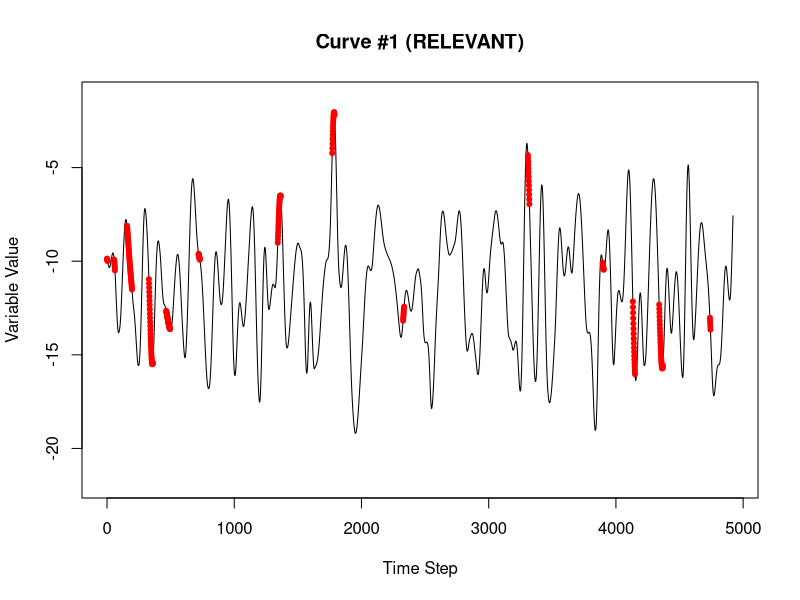
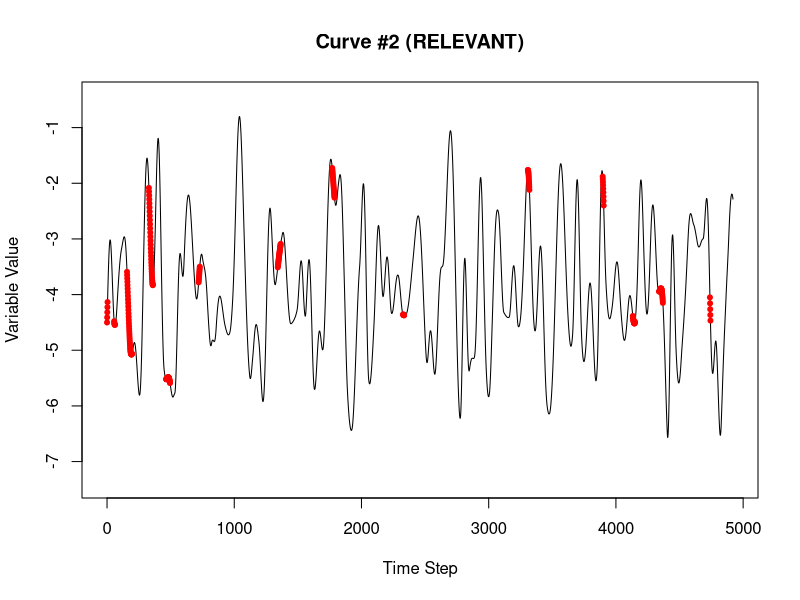
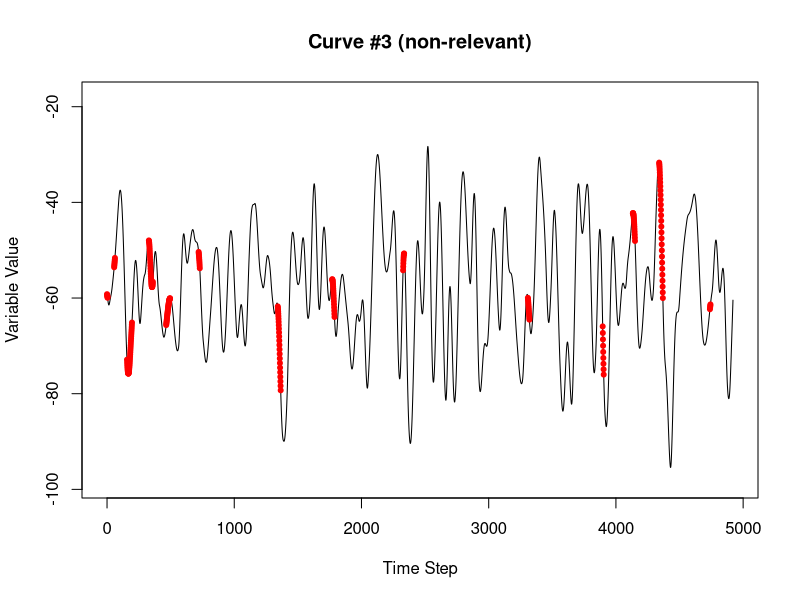
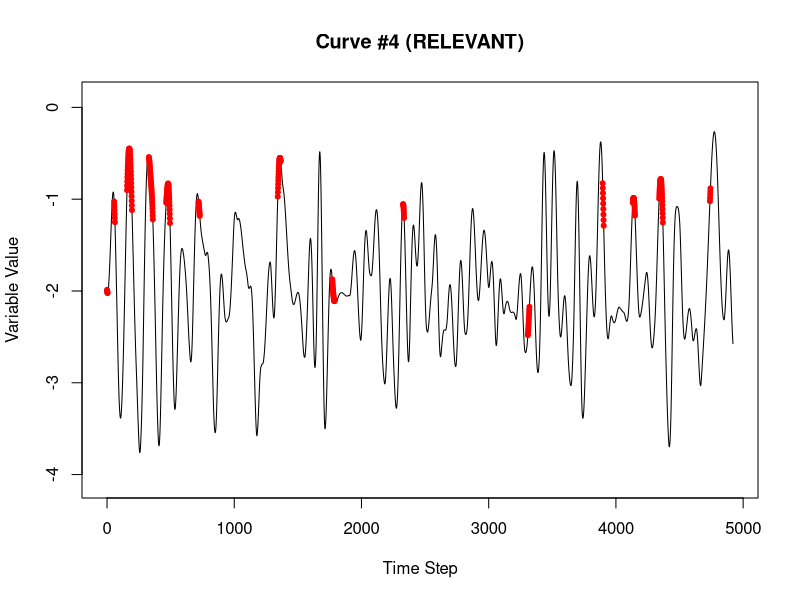
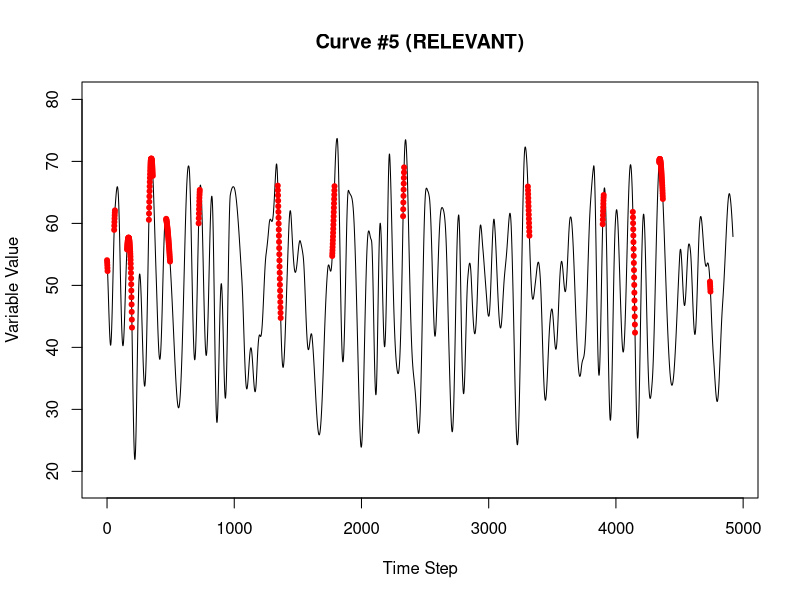
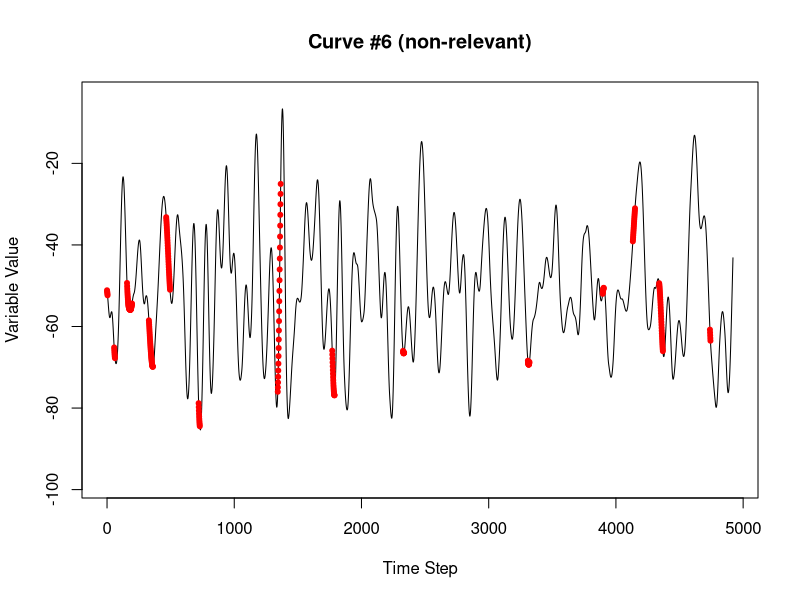
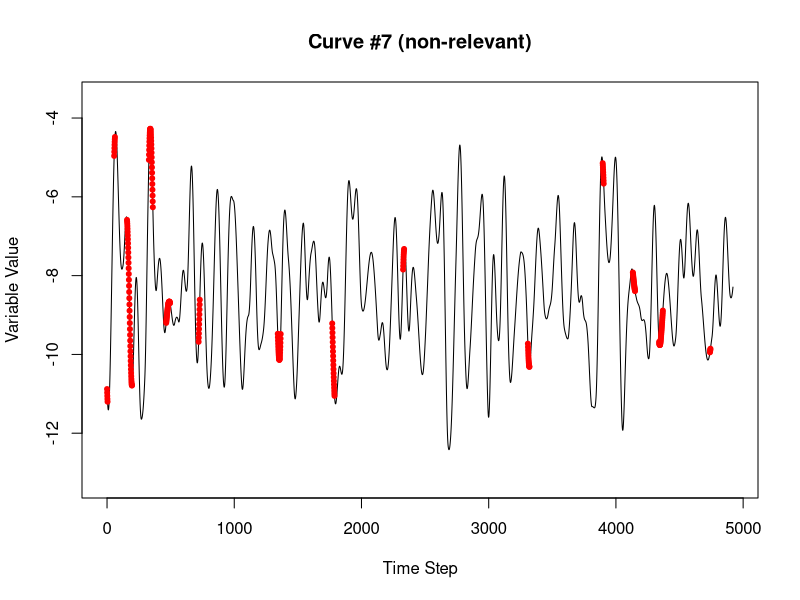
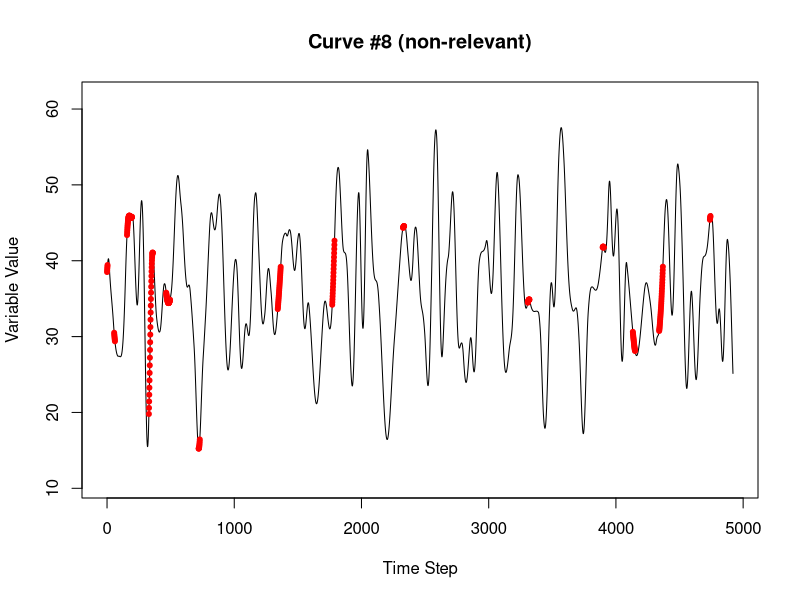

Source code (R) for these figures, in order:
library(dplyr)

# Executing this script will result in three data sets of interest:
# 1. dset       = the consolidated data set
# 2. dset_train = the training split of the consolidated data set
# 3. dset_test  = the test split of the consolidated data set
#
# NOTE: if it is desired to inspect the intermediate variables, comment out the
# last block, which removes all of the variables except the three listed above
# from the environment.


N          <- 100  # the number of RANDOM variables to generate
S          <- 15   # the number of superposed variables to generate
              # relevant variables vector (length must be smaller than "S" - not 5)
R          <- c(1, 2, 4, 5)  
              # whether the high & above or low & below or in-between thresholds
#               area is used
AB         <- c('a', 'a', 'a', 'a')
              # each group will be elements of an "or" clause, whereas each
#               element within the group will be considered an "and" clause
#               (the groups must be sequentially numbered from one)
gp         <- c(1, 1, 2, 2)
n          <- 40   # setting the number of cycles to generate
H          <- 10   # number of historical time steps to use for prediction
rseed      <- 1234 # the random seed for repeatability
train_fr   <- 0.5  # the fraction of the dataset used for the training portion of the data
              # the time displacements for the variables
disp       <- c(5, 10, 0, 3, 8, 0, 0, 0, 0, 0, 0, 0, 0, 0, 0, 0, 0, 0,
                0, 0, 0, 0, 0, 0, 0)
thresh_a   <- .7    # threshold above which the result contributes to a TRUE
#                    example for 'a' curves
thresh_b   <- .55   # threshold below which the result contributes to a TRUE
#                    example for 'b' curves
                   # (as a fraction of the max)
                   # NOTE:  For the narrow range 'n', results that lie within
#                           the boundaries defined by 'a' and 'b' will
#                           contribute to a TRUE example.

# setting the seed
set.seed(rseed)

# generating a set of sinusoidal signals that vary randomly by frequency with ~n cycles
# to mimic real-world phenomena driven by unseen inputs that tend to generate values
# as a continuous function
SIG_SIN_RND <- lapply(1:N, FUN = function(x) {
  unlist(lapply(1:n, FUN = function(x) { sin(seq(90, 449, sample(5, 1))/(180/pi)) })) })
# clipping a random number of elements to ensure that the phase is random as well
nmin <- n*360+1
SIG_SIN_RND <- lapply(SIG_SIN_RND, function(x) { 
  r    <-  x[sample(72, 1):length(x)]
  nmin <<- ifelse(length(r) < nmin, length(r), nmin) 
  return(r)
  })
# clipping the lengths so that all data sets are equal and adding a random vertical shift
SIG_SIN_RND <- lapply(SIG_SIN_RND, function(x) { return(x[1:nmin] + sample(200,1)/100) })

# Generating a set of superposed signals that use the random sinusoidal signals as a base
# determining how many random variables to sample.  As with the real world, the variables
# that you choose to measure may have overlapping causal effects that also affect some
# of the other variables that you chose, so sampling the curves with replacement.
nfun <- N%/%S + 1
SIG_SUPPOS  <- list()
for (j in 1:S) {
  SIG_SUPPOS[[j]] <- SIG_SIN_RND[[sample(N,1)]]
  for (i in 1:nfun)
    SIG_SUPPOS[[j]] <- SIG_SUPPOS[[j]] + SIG_SIN_RND[[sample(N,1)]]
  # varying the magnitude of the result
  SIG_SUPPOS[[j]] <- (rnorm(1, sd = .05) + .02) * 100 * SIG_SUPPOS[[j]] 
  }

# setting time displacements in which each "event" occurs after the threshold is breached
# in the real world an even may not occur immediately after a condition is met, there may
# be a reaction time between meeting a condition and event commencement.  Possible Examples:
# 1) Price response for a shortage of production for a specific product. There is a certain
#    amount of inventory space for the product so vendors likely will not raise their prices
#    before they need to re-order.
# 2) Price response for shortage in production of a specific product precursor, that is, an
#    element of a product that that is required for product assembly, but which may have
#    substitutes available.  This means that multiple thresholds will need to be breached
#    in order to trigger a corresponding event.  And there may be a time displacement
#    associated with each threshold if a shortage in the preferred item causes cascading
#    shortages in the substitute items.
# 3) A safety incident that depends on several dangerous conditions occurring simultaneously
#    or in sequence.  A risk precursor that is measurable (say aggregate training levels)
#    may beget other conditions that take some time to materialize, thus creating a danger
#    signal if a certain sequence of measurable precursors occurs.
#

# constructing a version of the curves that is shifted forward according to the
# displacements vector so that the original time sequence can remain untouched
SS <- SIG_SUPPOS
for (r in R) 
  if (disp[r] > 0) SS[[r]] <- c(rep(0, disp[r]), SS[[r]][1:(length(SS[[r]])-disp[r])])

# superposing the relevant variables
posg = list() # the gth element of the "or" clause
# keeping track of the limits for comparison purposes later
limits <- list()
for (i in 1:length(R)) {
  g <- gp[i]
  if (length(posg) < g) {
    # initializing the vector elements if the posg list element does not yet
    # have data in it 
    posg[[g]] <- rep(TRUE, length(SS[[1]]))
    }
  r  <- R[i]
  if      (AB[i] == 'a') {
    posg[[g]] <- posg[[g]] &
      (SS[[r]] > (thresh_a*(max(SS[[r]]) - min(SS[[r]])) + min(SS[[r]])))
    limits[[i]] <-
      c((thresh_a*(max(SS[[r]]) - min(SS[[r]])) + min(SS[[r]])), max(SS[[r]]))
  }
  else if (AB[i] == 'b') {
    posg[[g]] <- posg[[g]] &
      (SS[[r]] < (thresh_b*(max(SS[[r]]) - min(SS[[r]])) + min(SS[[r]])))
    limits[[i]] <-
      c(min(SS[[r]]), (thresh_b*(max(SS[[r]]) - min(SS[[r]])) + min(SS[[r]])))
  }
  else if (AB[i] == 'n') {
    posg[[g]] <- posg[[g]] &
      (SS[[r]] < (thresh_b*(max(SS[[r]]) - min(SS[[r]])) + min(SS[[r]]))) &
      (SS[[r]] > (thresh_a*(max(SS[[r]]) - min(SS[[r]])) + min(SS[[r]])))
    limits[[i]] <- c((thresh_a*(max(SS[[r]]) - min(SS[[r]])) + min(SS[[r]])),
                     (thresh_b*(max(SS[[r]]) - min(SS[[r]])) + min(SS[[r]])))
  }
}
lnames <- paste0(paste0("V",R,"TM"),disp[R])
names(limits) <- lnames

# combine all of the 'and' clauses together with the 'or' clause
pos <- rep(FALSE, length(SS[[1]]))
# keeping track of which groups are contributing to which outcome - each group
# uses a bit in a 32 bit integer, and all of those integers are retained in a
# vector - used for testing strategies to deal with entangled data sets (those
# that have positive outcomes from multiple sources - each source is entangled
# with the others)
attrib <- rep(0, length(SS[[1]]))
for (g in 1:length(posg)) {
  pos    <- pos | posg[[g]]
  attrib <- attrib + 2 ^ ((g-1)*pos[[g]])
}

time_steps <- which(pos)

# plotting the curves
for (i in 1:S) {
  srelev <- ifelse(i %in% R, "RELEVANT", "non-relevant")
  xvals  <- 0:(length(SIG_SUPPOS[[i]]) - 1)
  plot(xvals, SIG_SUPPOS[[i]], xlab = "Time Step", ylab = "Variable Value",
       main = sprintf("Curve #%d (%s)", i, srelev), type = "l", col = "black",
       ylim = c(mean(SIG_SUPPOS[[i]]) - 0.6*(max(abs(SIG_SUPPOS[[i]])) - min(abs(SIG_SUPPOS[[i]]))), 
                mean(SIG_SUPPOS[[i]]) + 0.6*(max(abs(SIG_SUPPOS[[i]])) - min(abs(SIG_SUPPOS[[i]])))))

  points(xvals[time_steps], SIG_SUPPOS[[i]][time_steps], col = "red", pch = 20)
}


# assembling the positive examples for each variable
# getting the indices of the positive examples
pos_indices  <- (1:nmin)[time_steps]
pos_indices  <- pos_indices[pos_indices > H]
# getting H number of historical time steps prior to the positive event
for (i in 1:S) {
  pos_hist     <- t(sapply(pos_indices, FUN = function(x)
    { return(SIG_SUPPOS[[i]][(x-H):x]) }))
  colnames(pos_hist) <- paste0("V",as.character(i),"TM", as.character(H:0))
  if (i == 1) pos_examples <- pos_hist
  if (i >  1) pos_examples <- cbind(pos_examples, pos_hist)
}
pos_examples <- data.frame(pos_examples)
pos_examples$INDC <- TRUE
pos_examples$X    <- pos_indices

# assembling the negative examples for each variable
# getting the indices of the negative examples
neg_indices  <- (1:nmin)[-time_steps]
# eliminating any that have H or less historical time steps preceding them
neg_indices  <- neg_indices[neg_indices > H]
# getting H number of historical time steps prior to the positive event
for (i in 1:S) {
  neg_hist     <- t(sapply(neg_indices, FUN = function(x)
    { return(SIG_SUPPOS[[i]][(x-H):x]) }))
  colnames(neg_hist) <- paste0("V",as.character(i),"TM", as.character(H:0))
  if (i == 1) neg_examples <- neg_hist
  if (i >  1) neg_examples <- cbind(neg_examples, neg_hist)
}

neg_examples <- data.frame(neg_examples)
neg_examples$INDC <- FALSE
neg_examples$X    <- neg_indices

dset   <- rbind(pos_examples, neg_examples)
dset   <- arrange(dset, X)

curve_data <- list(relev = R, thresh_a = thresh_a, thresh_b = thresh_b, disp = disp,
                   SIG_SIN_RND = SIG_SIN_RND, SIG_SUPPOS = SIG_SUPPOS,
                   time_steps = time_steps, dset = dset)

dset_train <- dset[sample(dim(dset)[1], train_fr*dim(dset)[1]),]
dset_test  <- dset[!(dset$X %in% dset_train$X),]

limlist    <- list()
for (i in 0:H) limlist[[i+1]] <- c(0,0)
all_limits <- list()
for (i in 1:S) {
  all_limits[[i]] <- limlist
  names(all_limits[[i]]) <- paste0(paste0("V",i,"TM"),0:H)

  prefix <- paste0("V",i,"TM")
  for (j in 0:H)
    all_limits[[i]][[j+1]] <- c(min(dset_train[,paste0(prefix,j)][dset_train$INDC]),
                                max(dset_train[,paste0(prefix,j)][dset_train$INDC]))
  
  in_this_list <- names(limits)[names(limits) %in% names(all_limits[[i]])]
  if (length(in_this_list) > 0) {
    all_limits[[i]][in_this_list] <- limits[in_this_list]
  }
}
names(all_limits) <- paste0("V",c(1:S),"TM")

# CLEAN-UP
# (if you wish to inspect the intermediate variables, comment out this block)

rm(list=c("all_limits", "curve_data", "limits", "limlist", "neg_examples",
          "neg_hist", "pos_examples", "pos_hist", "posg", "SIG_SIN_RND",
          "SIG_SUPPOS", "SS", "AB", "attrib", "disp", "g", "gp", "H", "i",
          "in_this_list", "j", "lnames", "n", "N", "neg_indices", "nfun",
          "nmin", "pos", "pos_indices", "prefix", "r", "R", "rseed", "S",
          "srelev", "thresh_a", "thresh_b", "time_steps", "train_fr", "xvals"))